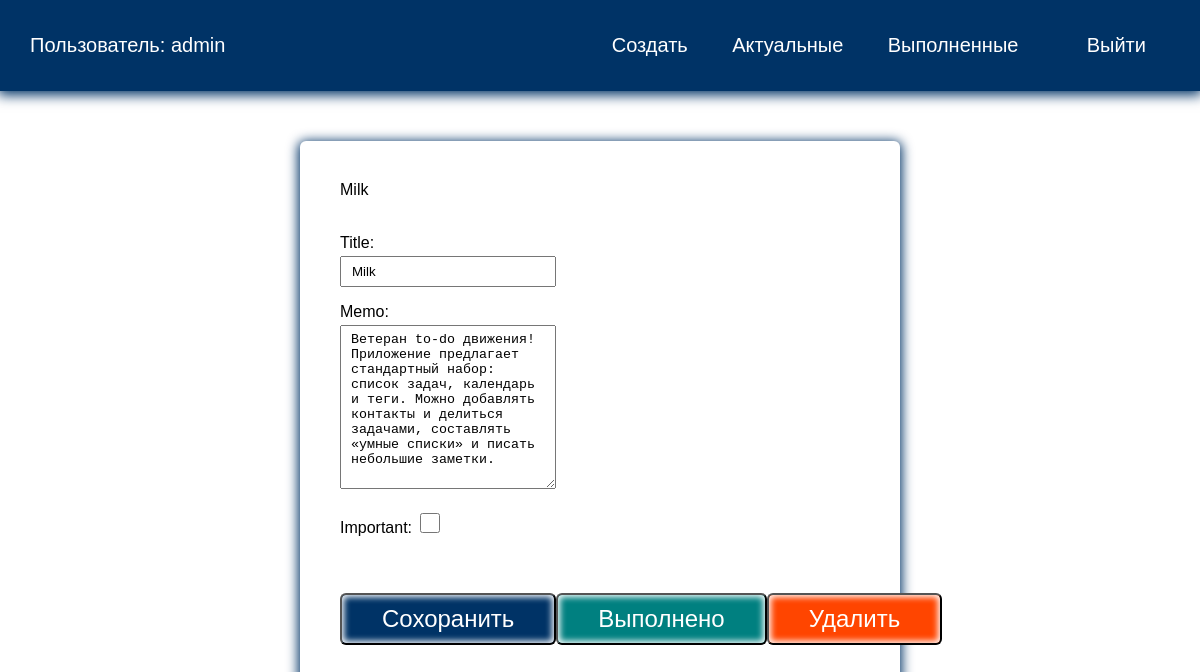
Page /todo/11/ (signed in) on the committed database.
### todo/models.py (models this page shows, shortened)
class Todo(models.Model):
    title = models.CharField(max_length=100)
    memo = models.TextField(blank=True)
    created = models.DateTimeField(auto_now_add=True)
    date_completed = models.DateTimeField(blank=True, null=True)
    important = models.BooleanField(default=False)
    user = models.ForeignKey(User, on_delete=models.CASCADE)

### todo/views.py (the view, shortened to what this page needs)
# urls.py: path('todo/<int:todo_pk>/',views.viewtodo,name='viewtodo'),
@login_required()
def viewtodo(request, todo_pk):
    todo = get_object_or_404(Todo, pk=todo_pk)
    if request.method == "GET":
        form = TodoForm(instance=todo)
        return render(request, 'todo/viewtodo.html', {'todo': todo, 'form': form})

### todo/forms.py
class TodoForm(ModelForm):
    class Meta:
        model = Todo
        fields = ['title','memo','important']

### todo/templates/todo/viewtodo.html (shortened to what this page needs)
{% extends 'todo/base.html' %}
{% block content %}
<div class="bg">
{{ todo.title }}
<div class="but">
    <form method="post">
        {{ form.as_p}}
        <button class="btn">Сохоранить</button>
    </form>
    <form action="{%url 'completetodo' todo.id %}" method="post">
        <button class="btn good">Выполнено</button>
    </form>
    <form action="{% url 'deletetodo' todo.id %}" method="post">
        <button class="btn remove">Удалить</button>
    </form>
</div>
</div>
{% endblock %}

### todo/templates/todo/base.html (shortened to what this page needs)
<!DOCTYPE html>
{% load static %}
<html lang="en">
<head>
    <link rel="stylesheet" href="{% static 'css/style.css' %}">
</head>
<body>
    <div class="menu">
        <div class="wrap">
            <ul>
                {% if user.is_authenticated %}
                <li class="logo">Пользователь: {{ user.username }}</li>
                <li><a href="{% url 'createtodo' %}">Создать</a></li>
                <li><a href="{% url 'currenttodos' %}">Актуальные</a></li>
                <li><a href="{% url 'completetodos' %}">Выполненные</a></li>
                <li>
                    <form action="{% url 'logoutuser' %}" method="post">
                        <button class="top">Выйти</button>
                    </form>
                </li>
                {% else %}
                <li class="logo"><a href="{% url 'home' %}">UpService</a></li>
                <li><a href="{% url 'signupuser' %}">Зарегестрироваться</a></li>
                <li><a href="{% url 'loginuser' %}">Войти</a></li>
                {% endif %}
            </ul>
        </div>
    </div>
    <div class="content">
        <div class="wrap">
            {% block content %}
            {% endblock %}
        </div>
    </div>
</body>
</html>

### todo/static/css/style.css (style rules this page uses)
body { padding: 0; margin: 0; font-family: Arial, Helvetica, sans-serif; }
.wrap { max-width: 1200px; margin: 0 auto; padding: 10px 30px; box-sizing: border-box; }
.menu { background: #003366; box-shadow: 0 2px 12px 2px #003366; }
ul { list-style: none; padding: 0; }
.menu ul { display: flex; justify-content: space-between; align-items: center; font-size: 20px; }
.menu .logo { margin-right: 30%; color: #fff; }
a { text-decoration: none; }
.menu a { color: #fff; }
.content .wrap { margin-top: 40px; }
.btn { background: #003366; color: #fff; border-radius: 6px; box-shadow: inset 0 0 6px 2px #fff; padding: 10px 40px; font-size: 24px; margin-top: 40px; cursor: pointer; }
.bg { box-shadow: 0 2px 12px 2px #003366; padding: 40px; box-sizing: border-box; border-radius: 6px; max-width: 600px; margin: 0 auto; }
input, textarea { width: 100%; padding: 6px 10px; box-sizing: border-box; margin-top: 4px; }
.top { padding: 4px 24px; margin-top: 0; background: transparent; border: 0; color: #fff; font-size: 20px; }
.but { display: flex; align-items: flex-end; }
.good { background: teal; }
.remove { background: orangered; }
#id_important { width: 20px; height: 20px; }

### rows in the picture
Todo: title "Milk", memo "Ветеран to-do движения! Приложение предлагает стандартный набор: список задач, календарь и теги. Можно добавлять контакты и делиться задачами, составлять «умные списки» и писать небольшие заметки."

### other values in the picture
{{ user.username }} "admin"
